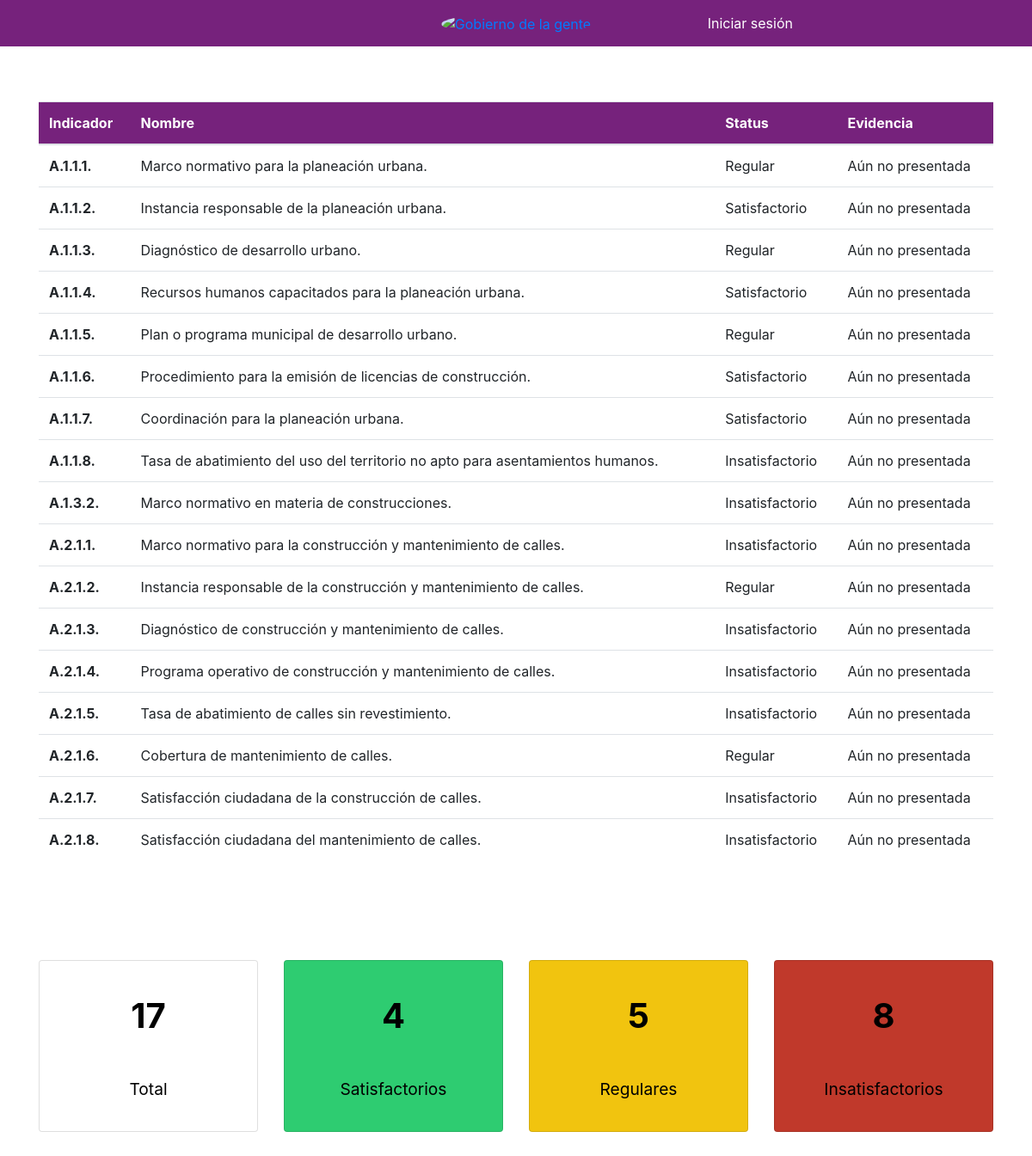
/indicadores/resumen/ObrasPublicas/, run on the app's committed database.
### indicadores/models.py (models this page shows, shortened)
class Indicador(models.Model):
    indicador = models.CharField(max_length=10)
    nombre = models.TextField()
    descripcion = models.TextField(blank=True, null=True)
    metodo_calculo = models.TextField(blank=True, null=True)
    nivel = models.CharField(max_length=15, choices=choices_nivel, blank=True, null=True)
    dimension = models.CharField(max_length=144, blank=True, null=True)
    criterios_evaluacion = models.TextField(blank=True, null=True)
    area = models.ForeignKey(User, related_name='indicadores', on_delete=models.CASCADE)
    status = models.CharField(max_length=15, choices=choices_status)
    created = models.DateTimeField(auto_now_add=True)
    updated = models.DateTimeField(auto_now=True)
    evidencia = models.FileField(upload_to="evidencias/archivos/", blank=True, null=True)

### indicadores/views.py (the view)
# urls.py: path('resumen/<str:username>/', ResumenAreaDetail.as_view(), name="resumen_area_detail"),
class ResumenAreaDetail(views.View):
    def get(self, request, username):
        template_name="indicadores/resumen/detalle.html"
        area = User.objects.get(username=username)
        indicadores = Indicador.objects.filter(area=area).order_by('indicador')
        verde = len(Indicador.objects.filter(area=area, status="Satisfactorio"))
        amarillo = len(Indicador.objects.filter(area=area, status="Regular"))
        rojo = len(Indicador.objects.filter(area=area, status="Insatisfactorio"))
        context = {'indicadores':indicadores, "area": area, "verde": verde, "amarillo": amarillo, "rojo":rojo}
        return render(request, template_name, context)

### indicadores/templates/indicadores/resumen/detalle.html (shortened to what this page needs)
{% extends 'base.html' %}
{% load static %}
{% block content %}
     <div class="row">
            <div class="col-md-12 margin-bottom-small">
            </div>
        </div>
    <div class="row">
        <div class="col-md-12">
            <table class="table">
              <thead class="background-primary color-accent">
                <tr>
                  <th scope="col">Indicador</th>
                  <th scope="col">Nombre</th>
                  <th scope="col">Status</th>
                  <th scope="col">Evidencia</th>
                </tr>
              </thead>
              <tbody>
                {% for indicador in indicadores %}
                    <tr class="{% if indicador.status == 'Satisfactorio' %}
                          green-hover
                          {% elif indicador.status == 'Regular' %}
                           yellow-hover
                            {% elif indicador.status == 'Insatisfactorio' %}
                            red-hover
                            {% endif %}">
                    <th scope="row">{{ indicador.indicador }}</th>
                    <td>{{ indicador.nombre }}</td>
                    <td>{{ indicador.status }}</td>
                    {% if indicador.evidencia %}
                        <td><a href="/media{{ indicador.evidencia }}">Descargar</a></td>
                    {% else %}
                        <td>Aún no presentada</td>
                    {% endif %}
                    </tr>
                {% endfor %}
              </tbody>
            </table>
        </div>
    </div>
    <div class="row cards-dashboards">
            <div class="col-md-3 text-center">
               <div class="card card-indicadores">
                   <div class="card-body d-flex flex-column justify-content-around">
                       <div class="card-title">{{ indicadores.count }} </div>
                       <div class="card-text">Total</div>
                   </div>
               </div>
            </div>
            <div class="col-md-3 text-center">
               <div class="card card-indicadores green-back">
                   <div class="card-body d-flex flex-column justify-content-around">
                       <div class="card-title">{{ verde }} </div>
                       <div class="card-text">Satisfactorios</div>
                   </div>
               </div>
            </div>
            <div class="col-md-3 text-center">
               <div class="card card-indicadores yellow-back">
                   <div class="card-body d-flex flex-column justify-content-around">
                       <div class="card-title">{{ amarillo }} </div>
                       <div class="card-text">Regulares</div>
                   </div>
               </div>
            </div>
             <div class="col-md-3 text-center">
                   <div class="card card-indicadores red-back">
                       <div class="card-body d-flex flex-column justify-content-around">
                           <div class="card-title">{{ rojo }} </div>
                           <div class="card-text">Insatisfactorios</div>
                       </div>
                   </div>
                </div>
    </div>
{% endblock %}

### static/css/styles.css (style rules this page uses)
.background-primary { background: #76227c !important; }
.color-accent { color: #fff !important; }
.margin-bottom-small { margin-bottom: 2vh !important; }
.cards-dashboards { height: 50vh; flex: 1; align-items: center; }
.card-indicadores { height: 25vh; color: #FFFFFF; }
.card-indicadores > .card-body > .card-title { color: #000; font-size: 2.5em; font-weight: bold; }
.card-indicadores > .card-body > .card-text { color: #000; font-size: 1.2em; }
.green-back { background-color: #2ecc71; }
.yellow-back { background-color: #f1c40f; }
.red-back { background-color: #c0392b; }

### data on the page
Indicador: indicador "A.1.1.1.", nombre "Marco normativo para la planeación urbana.", status "Regular", shows "Aún no presentada"
Indicador: indicador "A.1.1.2.", nombre "Instancia responsable de la planeación urbana.", status "Satisfactorio", shows "Aún no presentada"
Indicador: indicador "A.1.1.3.", nombre "Diagnóstico de desarrollo urbano.", status "Regular", shows "Aún no presentada"
Indicador: indicador "A.1.1.4.", nombre "Recursos humanos capacitados para la planeación urbana.", status "Satisfactorio", shows "Aún no presentada"
Indicador: indicador "A.1.1.5.", nombre "Plan o programa municipal de desarrollo urbano.", status "Regular", shows "Aún no presentada"
Indicador: indicador "A.1.1.6.", nombre "Procedimiento para la emisión de licencias de construcción.", status "Satisfactorio", shows "Aún no presentada"
Indicador: indicador "A.1.1.7.", nombre "Coordinación para la planeación urbana.", status "Satisfactorio", shows "Aún no presentada"
Indicador: indicador "A.1.1.8.", nombre "Tasa de abatimiento del uso del territorio no apto para asentamientos humanos.", status "Insatisfactorio", shows "Aún no presentada"
Indicador: indicador "A.1.3.2.", nombre "Marco normativo en materia de construcciones.", status "Insatisfactorio", shows "Aún no presentada"
Indicador: indicador "A.2.1.1.", nombre "Marco normativo para la construcción y mantenimiento de calles.", status "Insatisfactorio", shows "Aún no presentada"
Indicador: indicador "A.2.1.2.", nombre "Instancia responsable de la construcción y mantenimiento de calles.", status "Regular", shows "Aún no presentada"
Indicador: indicador "A.2.1.3.", nombre "Diagnóstico de construcción y mantenimiento de calles.", status "Insatisfactorio", shows "Aún no presentada"
Indicador: indicador "A.2.1.4.", nombre "Programa operativo de construcción y mantenimiento de calles.", status "Insatisfactorio", shows "Aún no presentada"
Indicador: indicador "A.2.1.5.", nombre "Tasa de abatimiento de calles sin revestimiento.", status "Insatisfactorio", shows "Aún no presentada"
Indicador: indicador "A.2.1.6.", nombre "Cobertura de mantenimiento de calles.", status "Regular", shows "Aún no presentada"
Indicador: indicador "A.2.1.7.", nombre "Satisfacción ciudadana de la construcción de calles.", status "Insatisfactorio", shows "Aún no presentada"
Indicador: indicador "A.2.1.8.", nombre "Satisfacción ciudadana del mantenimiento de calles.", status "Insatisfactorio", shows "Aún no presentada"

### other printed values
{{ indicadores.count }} "17"
{{ verde }} "4"
{{ amarillo }} "5"
{{ rojo }} "8"
